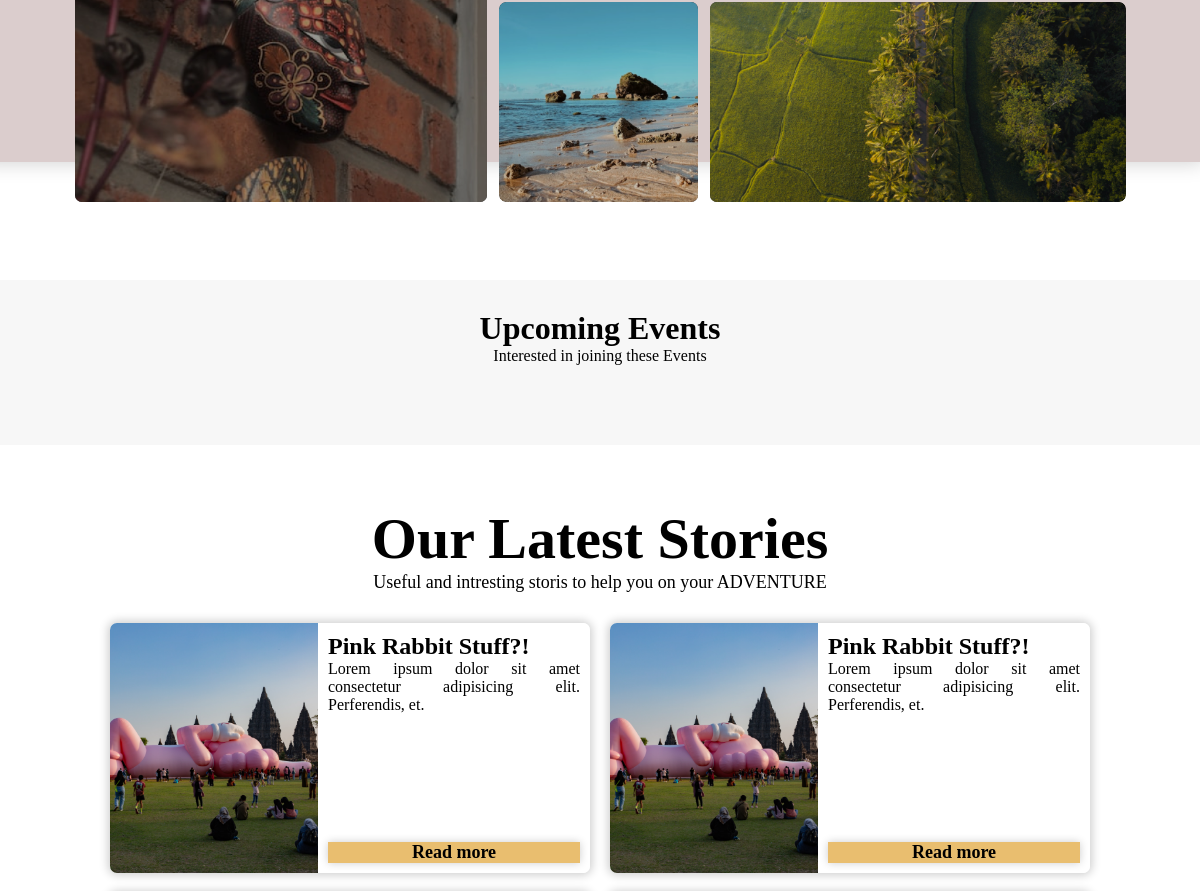
Before: / (middle part) with the older database file.
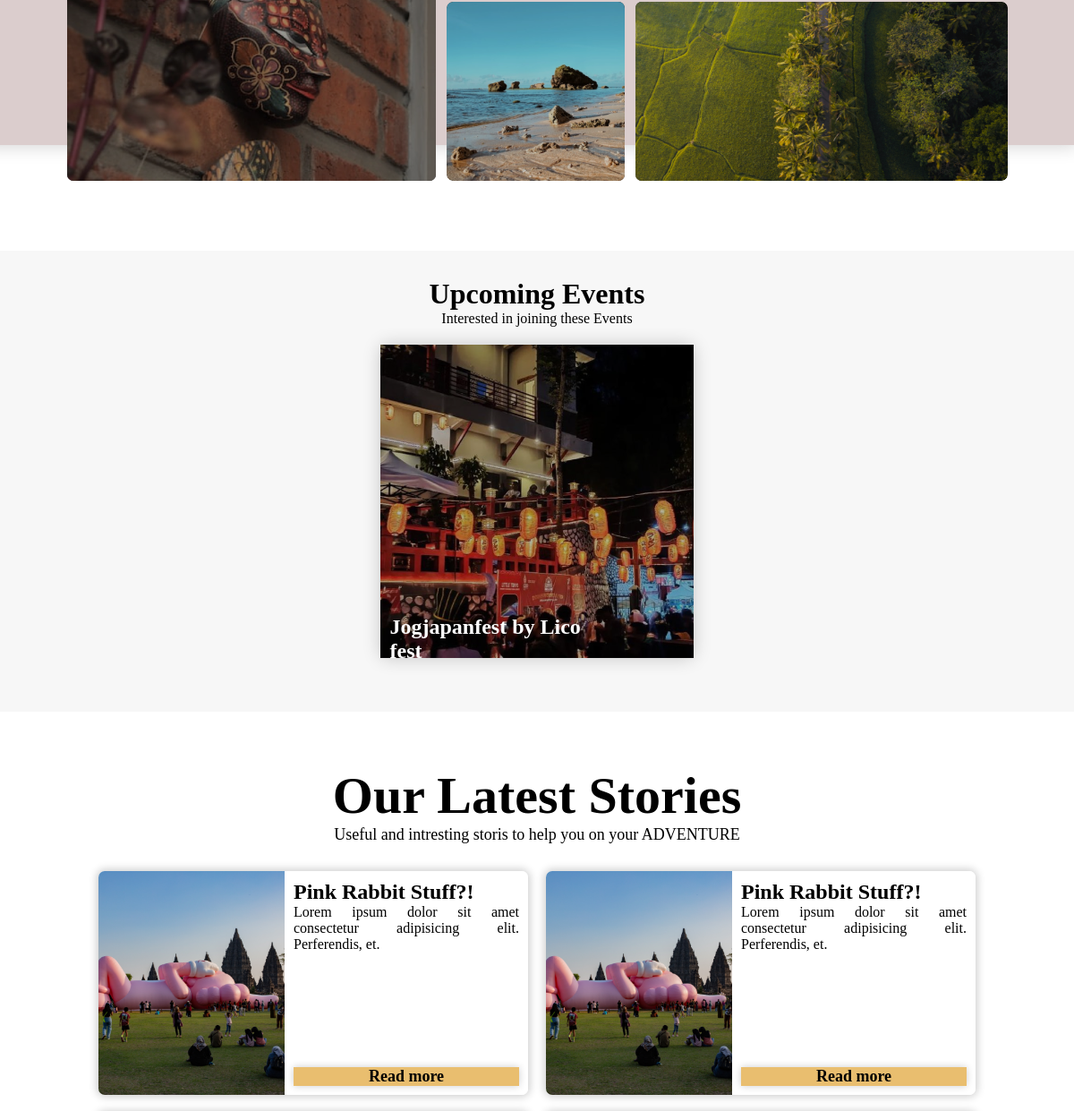
After: the same page with the newer database file.
### tables this page shows
CREATE TABLE `events` (
  `id_events` int(11) NOT NULL,
  `gambar` text NOT NULL,
  `judul` varchar(255) NOT NULL,
  `tanggal` date NOT NULL,
  `deskripsi` text DEFAULT NULL,
  `timeline` enum('ongoing','upcoming','','') DEFAULT NULL,
  `id_kategori_event` int(11) NOT NULL
);

### index.php (the view, shortened to what this page needs)
<?php
include "databasekey.php";
?>
<!DOCTYPE html>
<html lang="en">
<head>
    <link rel="stylesheet" href="LandingPageStyle.css">
</head>
<body>
    <main>
        <div class="Things">
            <div class="things-container">
                <div class="big-section">
                    <img src="assets/image/Things/Culture.png" alt="">
                </div>
                <div class="small-section">
                    <div class="section-2">
                        <div class="card-small">
                            <img src="assets/image/Things/Beach.png" alt="">
                        </div>
                        <div class="card-long">
                            <img src="assets/image/Things/Grass.png" alt="">
                        </div>
                    </div>
                </div>
            </div>
            <div class="banner-deco"></div>
        </div>
        <div class="Events">
            <div class="Event-title">
                <h1 align="center">Upcoming Events</h1>
                <p align="center">Interested in joining these Events</p>
            </div>
            <div class="event-container">
                <?php
                $result = mysqli_query($conn, "SELECT gambar,judul FROM `events` ORDER BY id_events DESC");
                while ($row = mysqli_fetch_array($result, MYSQLI_ASSOC)) {
                ?>
                    <div class="event-card-container">
                        <div class="Events-card">
                            <img src="assets/image/Events/<?php echo $row['gambar']; ?> " alt="">
                            <h2><?php echo $row['judul']; ?></h2>
                        </div>
                        <div class="Events-card-hover">
                            <div class="Event-img-frame">
                            </div>
                            <h3>Lito Fest</h3>
                            <p>Lorem ipsum dolor sit amet consectetur adipisicing elit.
                            </p>
                            <p>
                            </p>
                        </div>
                    </div>
                <?php
                }
                ?>
            </div>
        </div>
        <div class="Stories">
            <div class="stories-title">
                <h1 align="center">Our Latest Stories</h1>
                <p align="center">Useful and intresting storis to help you on your ADVENTURE</p>
            </div>
            <div class="stories-container">
                <div class="stories-card">
                    <div class="stories-image">
                        <img src="assets/image/Stories/pinkbunnystuff.png" alt="">
                    </div>
                    <div class="stories-content">
                        <h2>Pink Rabbit Stuff?!</h2>
                        <p style="text-align: justify;">Lorem ipsum dolor sit amet consectetur adipisicing elit. Perferendis, et.</p>
                        <button>Read more</button>
                    </div>
                </div>
                <div class="stories-card">
                    <div class="stories-image">
                        <img src="assets/image/Stories/pinkbunnystuff.png" alt="">
                    </div>
                    <div class="stories-content">
                        <h2>Pink Rabbit Stuff?!</h2>
                        <p style="text-align: justify;">Lorem ipsum dolor sit amet consectetur adipisicing elit. Perferendis, et.</p>
                        <button>Read more</button>
                    </div>
                </div>
            </div>
        </div>
    </main>
</body>
</html>

### LandingPageStyle.css (style rules this page uses)
body { overflow-x: hidden; }
* { box-sizing: border-box; padding: 0; margin: 0; background-color: rgb(255, 255, 255); font-family: "Poppins"; }
img, li, a { background-color: #f3f3f3; text-decoration: none; font-weight: 600; color: #000000; }
.Things { position: relative; overflow: hidden; height: 600px; padding-top: 60px; padding-bottom: 60px; }
.Things .banner-deco { position: relative; top: -369px; background-color: #DBCDCD; width: 102vw; height: 329px; z-index: 0; box-shadow: -20px 0px 20px 0px rgba(0, 0, 0, 0.2); }
.Things .things-container { gap: 12px; display: flex; justify-content: center; position: relative; z-index: 10; background-color: transparent; }
.Things .things-container .big-section { width: 412px; height: 412px; overflow: hidden; border-radius: 7px; background-color: #000000; }
.Things .things-container .small-section { background-color: transparent; display: flex; flex-direction: column; width: 627px; height: 412px; overflow: hidden; border-radius: 7px; gap: 12px; }
.Things .things-container .small-section .section-2 { background-color: transparent; display: flex; width: 627px; height: 200px; overflow: hidden; border-radius: 7px; gap: 12px; }
.Things .things-container .small-section .card-long { width: 416px; height: inherit; overflow: hidden; border-radius: 7px; background-color: #000000; }
.Things .things-container .small-section .card-long img { height: inherit; width: 100%; object-fit: fill; opacity: 0.8; transition: 0.2s; }
.Things .things-container .small-section .card-small img { height: inherit; width: 100%; object-fit: fill; opacity: 0.8; transition: 0.2s; }
.Things .things-container .small-section .card-small { width: 200px; height: inherit; overflow: hidden; border-radius: 7px; background-color: #000000; }
.Things .things-container .big-section img { height: inherit; width: 100%; object-fit: fill; opacity: 0.8; transition: 0.2s; }
.Events { display: flex; flex-direction: column; width: 100vw; height: max-content; justify-content: space-evenly; align-items: center; padding-top: 30px; padding-bottom: 60px; gap: 20px; background-color: #f7f7f7; }
.event-container { display: flex; width: 100vw; justify-content: space-evenly; background-color: transparent; }
.event-card-container { position: relative; }
.Events-card { position: relative; width: 350px; height: 350px; overflow: hidden; background: #000000; z-index: 1; transition: 0.5s; }
.Events-card-hover { position: absolute; top: 0%; display: flex; flex-direction: column; flex-wrap: nowrap; width: 350px; height: 350px; overflow: hidden; gap: 0px; padding: 10px 10px 10px 10px; box-shadow: 0px 0px 20px 0px rgba(0, 0, 0, 0.2); border-radius: 7px; z-index: 0; }
.Events-card-hover .Event-img-frame { height: 50%; overflow: hidden; }
.Events-card img { opacity: 0.7; object-fit: cover; }
.Events h2 { position: relative; top: -15%; left: 3%; background-color: transparent; color: white; font-weight: 700; width: 70%; background-color: transparent; }
.Events .Event-title, .Event-title h1, p { background-color: transparent; }
.Stories { display: flex; justify-content: center; align-items: center; width: 100%; padding-top: 60px; padding-bottom: 60px; flex-direction: column; }
.stories-title { flex-shrink: 0; }
.stories-title h1 { font-size: 58px; background-color: transparent; }
.stories-title p { font-size: 18px; background-color: transparent; }
.stories-container { display: flex; flex-wrap: wrap; justify-content: center; gap: 20px; width: 100%; padding-top: 30px; }
.stories-card { flex-shrink: 0; display: flex; gap: 10px; flex-wrap: nowrap; flex-direction: row; width: 40%; height: 250px; overflow: hidden; border-radius: 7px; box-shadow: 0px 0px 10px 2px rgba(0, 0, 0, 0.2); }
.stories-image { width: 208px; height: inherit; overflow: hidden; flex-shrink: 0; }
.stories-image img { height: inherit; object-fit: cover; }
.stories-content { display: flex; flex-direction: column; padding-top: 10px; padding-bottom: 10px; padding-right: 10px; }
.stories-content p { height: auto; flex-basis: 100%; }
.stories-content button { background-color: rgb(233, 190, 111); color: #000000; font-size: 18px; font-weight: 700; border-style: none; box-shadow: 0px 0px 8px 0px rgba(0, 0, 0, 0.2); transition: 0.5s; }

Changed rows visible on the page:
added events: gambar (picture), judul "Jogjapanfest by Lico fest"
